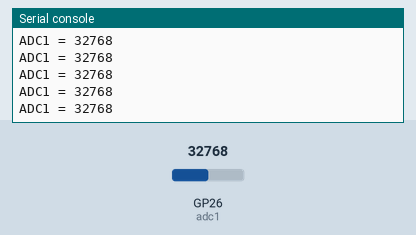
Simulated run of this program. Board: Raspberry Pi Pico running MicroPython. On the bench: the last lines printed to the serial console. Inputs (shaded band) come from the test bench; at power-on: GP26 (adc1) = 32768 (analog values on the 0–65535 scale).

Above: at 1.2 s.
1.3 s: GP26 (adc1) set to 45874
At 1.31 s:
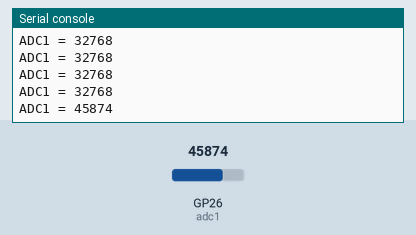
2.8 s: GP26 (adc1) set to 57670
At 2.81 s:
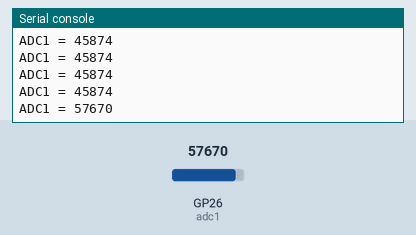
Timing chart, 0 to 5.8 s (numbered marks = the images above; inputs shaded):
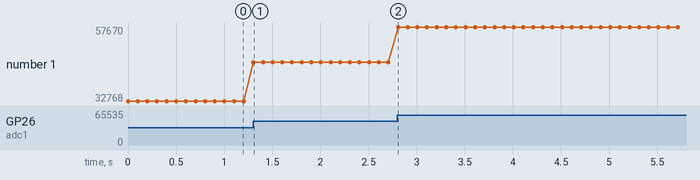

Measured:
- after the input at 1.3 s, the serial console: prints a new line at once (image 1)
- after the input at 2.8 s, the serial console: prints a new line at once (image 2)
- plotted number 1: 32768 → 45874 after the input at 1.3 s, 45874 → 57670 after the input at 2.8 s

The program:

ADC_file.py
```python
from machine import Pin, ADC
import utime


# ADC1 (GP26)
adc1 = ADC(26)
# ADC2 (GP27)
#adc2 = ADC(27)
# ADC3 (GP28)
#adc3 = ADC(28)

while True:
    a1 = adc1.read_u16()
#    a2 = adc2.read_u16()
#    a3 = adc3.read_u16()

    data = "ADC1 = " + str(a1) #+ " ADC2 = " + str(a2) + " ADC3 = " + str(a3) + "\n"
    print (data)
    utime.sleep (0.1)
```
